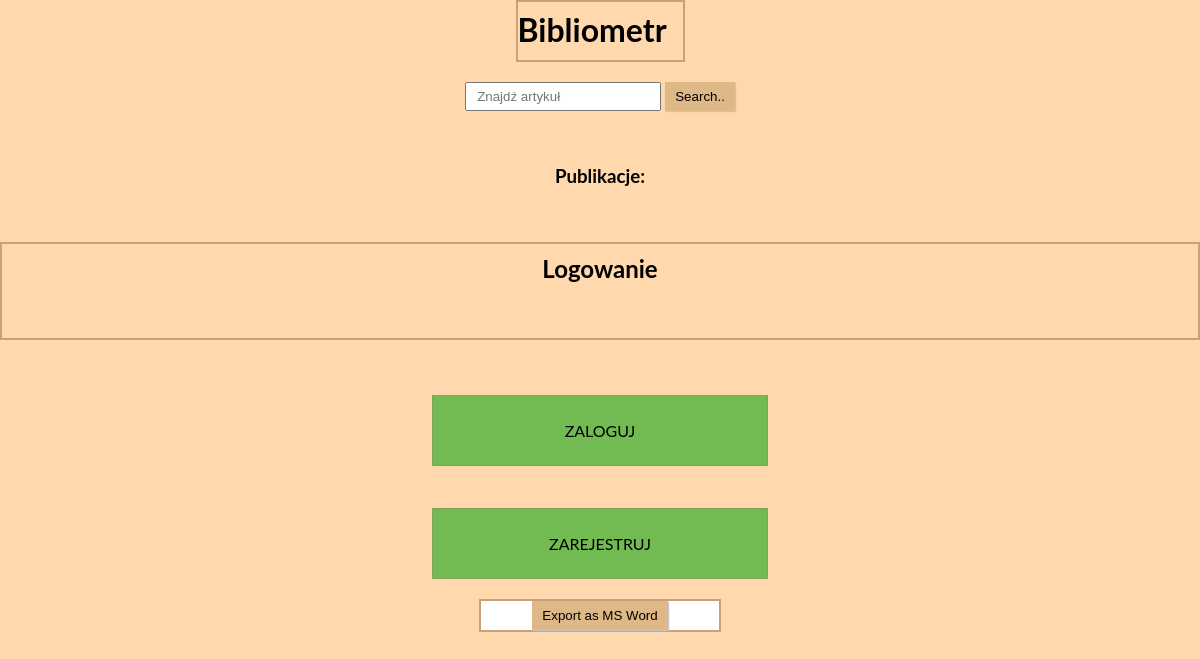
Before: / with the older database file.
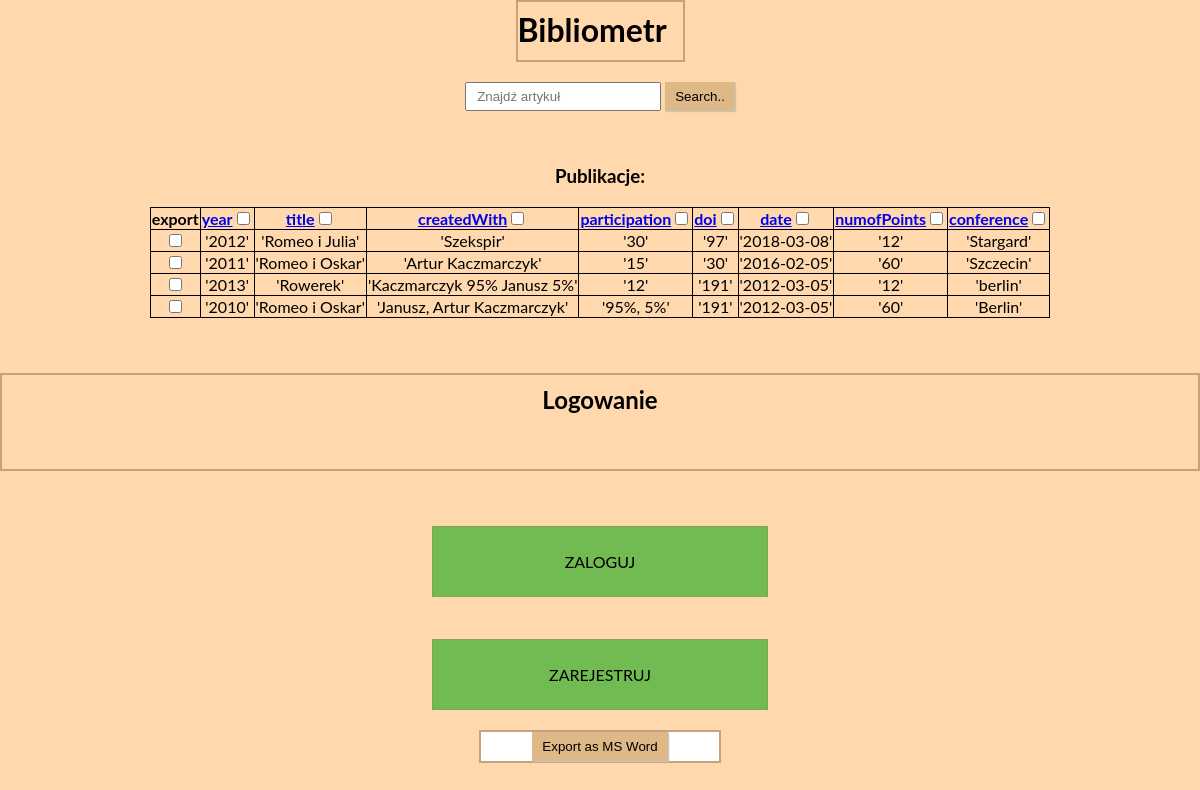
After: the same page with the newer database file.
### tables this page shows
CREATE TABLE `publishes` (
  `id` int(11) NOT NULL,
  `year` year(4) DEFAULT NULL,
  `title` text DEFAULT NULL,
  `createdWith` varchar(50) DEFAULT NULL,
  `participation` varchar(11) DEFAULT NULL,
  `doi` varchar(36) DEFAULT NULL,
  `date` date DEFAULT NULL,
  `numOfPoints` varchar(11) DEFAULT NULL,
  `conference` text DEFAULT NULL,
  `user_id` int(11) NOT NULL
);

### publishes/tableData.php (the view, shortened to what this page needs)
<?php
foreach($publishes as $row) {
echo "<tr>";
	echo '<td><input type="checkbox" name="row_'.$row['id'].'" /></td>';
	echo "<td>'".$row['year']."'</td>";
	echo "<td>'".$row['title']."'</td>";
	echo "<td>'".$row['createdWith']."'</td>";
	echo "<td>'".$row['participation']."'</td>";
	echo "<td>'".$row['doi']."'</td>";
	echo "<td>'".$row['date']."'</td>";
	echo "<td>'".$row['numOfPoints']."'</td>";
	echo "<td>'".$row['conference']."'</td>";
echo "</tr>";
            }
?>

### index.php (shortened to what this page needs)
<?php require_once('./config/connection.php');
?>
<html>
<head>
<link rel="stylesheet" href="./css/style.css">
</head>
<body>
    <?php require_once('./layout/header.php');
    $search = !empty($_POST['searchVal']) ? $_POST['searchVal'] : '';
    ?>
    <form action="index.php" method="POST">
        <input type="text" name="searchVal" placeholder="Znajdź artykuł" value="<?php echo $search ?>" />
        <input type="submit" name="search" value="Search.."/>
    </form>
    <?php
echo '<br>';
        echo "<h3>Publikacje: </h3>";
		echo '<form action="./publishes/export.php" method="POST">';
    require_once('./publishes/select.php');
    if(empty($_SESSION['email'])) {
            echo '<h2>Logowanie</h2>
        <div class="main">
            <a class="btn" href="./user/login.php">ZALOGUJ</a>
            <a class="btn" href="./user/register.php">ZAREJESTRUJ</a>
        </div>';
    }
	require_once('./layout/footer.php');
	echo '</form>';
	?>
</body>
</html>

### layout/header.php
<h1>Bibliometr</h1>

### layout/footer.php
<div class="footer">
<input type = "submit" name="submit_docs" value="Export as MS Word" class="input-button" />
</div>

### publishes/select.php (shortened to what this page needs)
<?php
$query = 'SELECT * FROM publishes';
$sort = 'asc';
        $pub = $db->query($query);
        $publishes =  $pub->fetchAll();
            if($publishes) {
            $actions = '';
			echo "<table>";
            echo "<thead>";
            echo '<tr><th>export</th><th><a href="?order=year&sort='.$sort.'">year</a><input type="checkbox" name="year" /></th><th><a href="?order=title&sort='.$sort.'">title</a><input type="checkbox" name="title" /></th><th><a href="?order=createdWith&sort='.$sort.'">createdWith</a><input type="checkbox" name="createdWith" /></th>
            <th><a href="?order=participation&sort='.$sort.'">participation</a><input type="checkbox" name="participation" /></th><th><a href="?order=doi&sort='.$sort.'">doi</a><input type="checkbox" name="doi" /></th><th><a href="?order=date&sort='.$sort.'">date</a><input type="checkbox" name="date"</th><th><a href="?order=numOfPoints&sort='.$sort.'">numofPoints</a><input type="checkbox" name="numOfPoints" /><th><a href="?order=conference&sort='.$sort.'">conference</a><input type="checkbox" name="conference" /></th>'.$actions.'</tr>';
            echo "</thead>";
            echo "<tbody>";
            require_once('tableData.php');
            echo "</tbody>";
            echo "</table>";
            }
            ?>

### css/style.css (style rules this page uses)
body { text-align: center; background-color: #ffd8ad; font-family: Lato; margin: 0 auto; box-sizing: border-box; }
h1 { text-align: left; display: inline-block; border: 2px solid #c6a17d ; margin: 0 auto 20px; width: 150px; height: 58px; line-height: 55px; padding-right: 15px; }
h2 { margin-top: 55px; border: 2px solid #c6a17d ; padding: 10px 0 25px 0; height: 59px; }
table { margin: 20px auto; text-align: center; border: 1px solid black; border-collapse: collapse; }
table tr th, table tr td { border: 1px solid black; }
input[type="text"] { padding: 5px 5px 5px 10px; }
input[type="submit"] { padding: 7px 10px; background-color: burlywood; border: none; outline: none; box-shadow: 1px 1px 1px #c4c4c4; }
.main { margin: 55px auto 0; }
.btn { display: block; color: black; margin: 0 auto; padding: 25px; width: 284px; border: 1px solid #7ea256; text-decoration: none; text-transform: uppercase; background-color: #72bb52; }
.btn:first-child { margin-bottom: 42px; }
.footer { margin: 20px auto 0; width: 238px; background-color: white; border: 2px solid #c6a17d; }

Changed rows visible on the page:
added publishes: year "2012", title "Romeo i Julia", createdWith "Szekspir", participation "30", doi "97", date "2018-03-08", numOfPoints "12", conference "Stargard"
added publishes: year "2011", title "Romeo i Oskar", createdWith "Artur Kaczmarczyk", participation "15", doi "30", date "2016-02-05", numOfPoints "60", conference "Szczecin"
added publishes: year "2013", title "Rowerek", createdWith "Kaczmarczyk 95% Janusz 5%", participation "12", doi "191", date "2012-03-05", numOfPoints "12", conference "berlin"
added publishes: year "2010", title "Romeo i Oskar", createdWith "Janusz, Artur Kaczmarczyk", participation "95%, 5%", doi "191", date "2012-03-05", numOfPoints "60", conference "Berlin"
Other visible differences:
form field year: (not shown) → "☐"
form field title: (not shown) → "☐"
form field createdWith: (not shown) → "☐"
form field participation: (not shown) → "☐"
form field doi: (not shown) → "☐"
form field date: (not shown) → "☐"
form field numOfPoints: (not shown) → "☐"
form field conference: (not shown) → "☐"
text now shown: "export year title createdWith participation doi date numofPoints conference"
